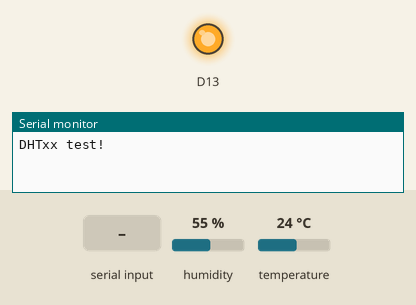
This sketch was run on a simulated Arduino Zero (SAMD21). Shown: output pins drawn as LEDs (lit = HIGH), the last lines printed to the serial monitor. The inputs (shaded band) are chosen by the test bench; at power-on: humidity 55 %, temperature 24 °C.

Above: at 1.2 s.
1.3 s: "Temp?" received over Serial
At 3.3 s:
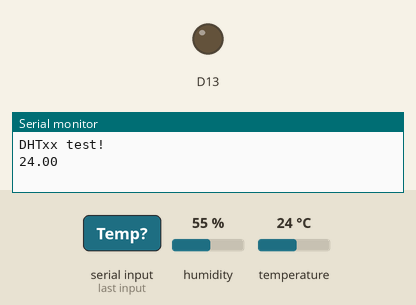
Timing chart, 0 to 4.8 s (numbered marks = the images above; inputs shaded):
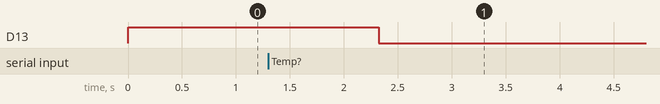

The sketch:

DHTtester.ino
```cpp
// Example testing sketch for various DHT humidity/temperature sensors
// Written by ladyada, public domain

#include "DHT.h"

#define DHTPIN 2     // what pin we're connected to

// Uncomment whatever type you're using!
#define DHTTYPE DHT11   // DHT 11
//#define DHTTYPE DHT22   // DHT 22  (AM2302)
//#define DHTTYPE DHT21   // DHT 21 (AM2301)

/*Notice: The DHT10 is different from other DHT* sensor ,it uses i2c interface rather than one wire*/
/*So it doesn't require a pin.*/

//#define DHTTYPE DHT10

// Connect pin 1 (on the left) of the sensor to +5V
// Connect pin 2 of the sensor to whatever your DHTPIN is
// Connect pin 4 (on the right) of the sensor to GROUND
// Connect a 10K resistor from pin 2 (data) to pin 1 (power) of the sensor

DHT dht(DHTPIN, DHTTYPE);

#if defined(ARDUINO_ARCH_AVR)
#define debug  Serial

#elif defined(ARDUINO_ARCH_SAMD) ||  defined(ARDUINO_ARCH_SAM)
#define debug  SerialUSB
#else
#define debug  Serial
#endif

void setup() {

  debug.begin(9600);
  debug.println("DHTxx test!");
  Wire.begin();

  /*if using WIO link,must pull up the power pin.*/
  // pinMode(PIN_GROVE_POWER, OUTPUT);
  // digitalWrite(PIN_GROVE_POWER, 1);
  pinMode(13, OUTPUT);
  digitalWrite(13, HIGH);

  dht.begin();
}

void loop() {
  float temp_hum_val[2] = {0};
  // Reading temperature or humidity takes about 250 milliseconds!
  // Sensor readings may also be up to 2 seconds 'old' (its a very slow sensor)
  String receiveVal;
  bool state = false;

  if (debug.available() > 0) {
    receiveVal = Serial.readString();
    if (receiveVal == "Temp?") {
      if(!dht.readTempAndHumidity(temp_hum_val)){
              digitalWrite(13, !digitalRead(13));
                debug.print(temp_hum_val[1]);
        }

    }
  }
}
```

Measured:
- after the input at 1.3 s, D13: HIGH → LOW after 1.0 s
